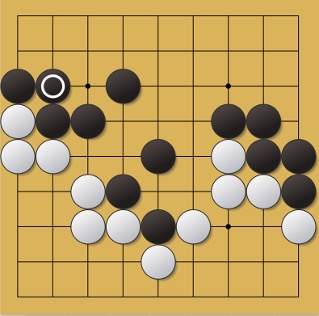
#> input picture data/raw/Pic1.jpg, 319 x 316 px
$ python LineDetect4.py
#> lines starting #> are read from the running program, lines starting #| are printed output that depends on the picture; after the words box and inside, x2 and y2 are one past the last pixel; in counts of white or black regions, pixels touching at a corner belong together
import cv2
import numpy as np
from collections import defaultdict
from sklearn.cluster import KMeans

# [15 lines left out: function is_similar, not called in this run]


def group_lines_by_orientation(lines, angle_threshold=10):
    horizontal = []
    vertical = []

    for x1, y1, x2, y2 in lines[:, 0]:
        angle = np.degrees(np.arctan2(y2 - y1, x2 - x1))
        if abs(angle) < angle_threshold or abs(angle - 180) < angle_threshold:
            horizontal.append((x1, y1, x2, y2))
        elif abs(angle - 90) < angle_threshold or abs(angle + 90) < angle_threshold:
            vertical.append((x1, y1, x2, y2))

    return horizontal, vertical

def fit_lines(line_group, axis='h'):
    # axis='h': 横线，按 y 聚合；axis='v': 纵线，按 x 聚合
    bins = defaultdict(list)
    for x1, y1, x2, y2 in line_group:
        key = y1 if axis == 'h' else x1
        bins[key // 5 * 5].append((x1, y1, x2, y2))  # 用 5 像素为窗口聚合

    fitted_lines = []
    for group in bins.values():
        xs, ys = [], []
        for x1, y1, x2, y2 in group:
            xs.extend([x1, x2])
            ys.extend([y1, y2])
        if axis == 'h':
            y_avg = int(np.mean(ys))
            x_min, x_max = min(xs), max(xs)
            fitted_lines.append((x_min, y_avg, x_max, y_avg))
        else:
            x_avg = int(np.mean(xs))
            y_min, y_max = min(ys), max(ys)
            fitted_lines.append((x_avg, y_min, x_avg, y_max))
    return fitted_lines

# [39 lines left out: functions classify_lines_by_angle, cluster_lines, not called in this run]

# 1. 读图 & 转灰度
#img = cv2.imread("../data/raw/BasicStraightLine2.jpg")
img = cv2.imread("../data/raw/Pic1.jpg")
#> img is the input picture: shape (316, 319, 3); mean B, G, R 96.4, 159.6, 189.2
gray = cv2.cvtColor(img, cv2.COLOR_BGR2GRAY)
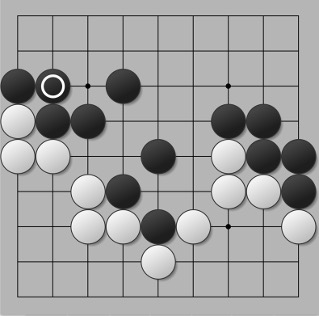
#> gray: shape (316, 319); min 0, max 255, mean 161.3

#先做高斯模糊 + 提升对比度
blur = cv2.GaussianBlur(gray, (3, 3), 0)
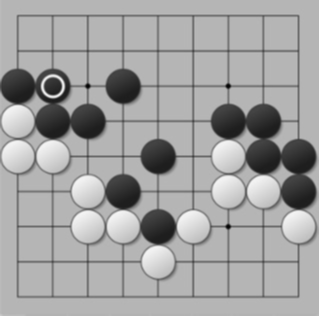
#> blur: shape (316, 319); min 2, max 244, mean 161.3
equalized = cv2.equalizeHist(blur)
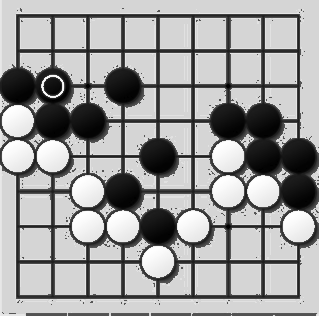
#> equalized: shape (316, 319); min 0, max 255, mean 159.4

#显示原图
cv2.imshow("Original Pic", img)
cv2.moveWindow("Original Pic", 0, 0)

# 2. 边缘检测
edges = cv2.Canny(gray, 40, 160, apertureSize=3)
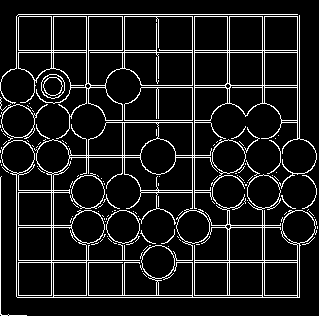
#> edges: shape (316, 319); 10.4% white in thin lines or dots
#edges = cv2.Canny(equalized, 50, 150)   # 提升了对比度后的Canny

print("Equalized shape:", equalized.shape, "dtype:", equalized.dtype)
#| Equalized shape: (316, 319) dtype: uint8
print("Equalized min/max:", np.min(equalized), np.max(equalized))
#| Equalized min/max: 0 255
cv2.imshow("Equalizeed", equalized)
cv2.moveWindow("Equalizeed", 600, 0)

# 3. 使用 HoughLinesP 检测“线段”（不是无限延长线）
lines = cv2.HoughLinesP(edges,
                        rho=1,
                        theta=np.pi/180,
                        threshold=0,
                        minLineLength=20,
                        maxLineGap=5)
#> lines = 86 rows, first 6: [192, 297, 192, 243], [53, 297, 53, 173], [204, 155, 225, 175], [68, 167, 68, 146], [193, 210, 195, 190], [33, 16, 89, 16]


# 2. 去重处理
filtered_lines = []


# 4. 画线（设置为和原图一致的线宽：1）
lineCount = 0
if lines is not None:

    # 拆分横线和竖线
    horizontals, verticals = group_lines_by_orientation(lines)
#> the loop in group_lines_by_orientation, `for x1, y1, x2, y2 in lines[:, 0]:` made 86 passes
#> (x1, y1, x2, y2, angle) on passes 1 to 12: (192, 297, 192, 243, -90), (53, 297, 53, 173, -90), (204, 155, 225, 175, 43.6), (68, 167, 68, 146, -90), (193, 210, 195, 190, -84.29), (33, 16, 89, 16, 0), (194, 52, 194, 14, -90), (51, 212, 51, 172, -90), (264, 297, 264, 208, -90), (227, 103, 227, 14, -90), (122, 68, 122, 14, -90), (141, 87, 299, 87, 0)
#> angle on passes 61 to 66: 0, 90, -90, -90, 0, 87.27
#> after the loop in group_lines_by_orientation, `for x1, y1, x2, y2 in lines[:, 0]:`: horizontal = 31 items, first 6: (33, 16, 89, 16), (141, 87, 299, 87), (141, 85, 297, 85), (170, 120, 210, 120), (19, 14, 271, 14), (33, 93, 67, 96); vertical = 40 items, first 6: (192, 297, 192, 243), (53, 297, 53, 173), (68, 167, 68, 146), (193, 210, 195, 190), (194, 52, 194, 14), (51, 212, 51, 172)
#> horizontals has the same summary as horizontal in group_lines_by_orientation; verticals has the same summary as vertical in group_lines_by_orientation

    # 分组并拟合
    merged_h = fit_lines(horizontals, axis='h')
#> the loop in fit_lines, `for x1, y1, x2, y2 in line_group:` made 31 passes
#> (x1, y1, x2, y2, key) on passes 1 to 12: (33, 16, 89, 16, 16), (141, 87, 299, 87, 87), (141, 85, 297, 85, 85), (170, 120, 210, 120, 120), (19, 14, 271, 14, 14), (33, 93, 67, 96, 93), (218, 16, 273, 16, 16), (61, 83, 85, 86, 83), (172, 50, 200, 50, 50), (16, 52, 297, 52, 52), (17, 297, 299, 297, 297), (19, 260, 141, 260, 260)
#> after the loop in fit_lines, `for group in bins.values():`: fitted_lines = 14 items, first 6: (33, 16, 273, 16), (141, 86, 299, 86), (170, 121, 210, 121), (19, 14, 271, 14), (33, 94, 67, 94), (61, 84, 85, 84)
#> merged_h has the same summary as fitted_lines in fit_lines
    merged_v = fit_lines(verticals, axis='v')
#> the loop in fit_lines (call 2), `for x1, y1, x2, y2 in line_group:` made 40 passes
#> (x1, y1, x2, y2, key) on passes 1 to 12: (192, 297, 192, 243, 192), (53, 297, 53, 173, 53), (68, 167, 68, 146, 68), (193, 210, 195, 190, 193), (194, 52, 194, 14, 194), (51, 212, 51, 172, 51), (264, 297, 264, 208, 264), (227, 103, 227, 14, 227), (122, 68, 122, 14, 122), (299, 31, 299, 86, 299), (297, 297, 297, 254, 297), (124, 284, 125, 260, 124)
#> merged_v = [(193, 14, 193, 297), (51, 172, 51, 297), (68, 146, 68, 167), (262, 17, 262, 297), (227, 14, 227, 262), (123, 14, 123, 294), (297, 30, 297, 297), (16, 37, 16, 297), (0, 177, 0, 314), (157, 18, 157, 138), (86, 27, 86, 294)]

    # 合并后画线
    for x1, y1, x2, y2 in merged_h + merged_v:
        cv2.line(img, (x1, y1), (x2, y2), (0, 0, 255), 1)
#> this loop made 25 passes
#> (x1, y1, x2, y2) on passes 1 to 12: (33, 16, 273, 16), (141, 86, 299, 86), (170, 121, 210, 121), (19, 14, 271, 14), (33, 94, 67, 94), (61, 84, 85, 84), (16, 50, 297, 50), (17, 296, 299, 296), (19, 261, 217, 261), (19, 191, 71, 191), (4, 315, 24, 315), (79, 241, 101, 241)
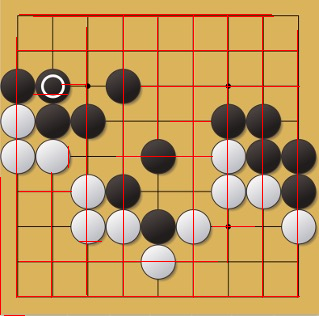
#> img: shape (316, 319, 3); 3.99% of pixels changed, all inside (x1, y1, x2, y2) = (0, 14, 300, 316)

# 5. 显示
cv2.imshow("Detected Line", img)
cv2.moveWindow("Detected Line", 0, 300)
cv2.waitKey(0)
cv2.destroyAllWindows()
